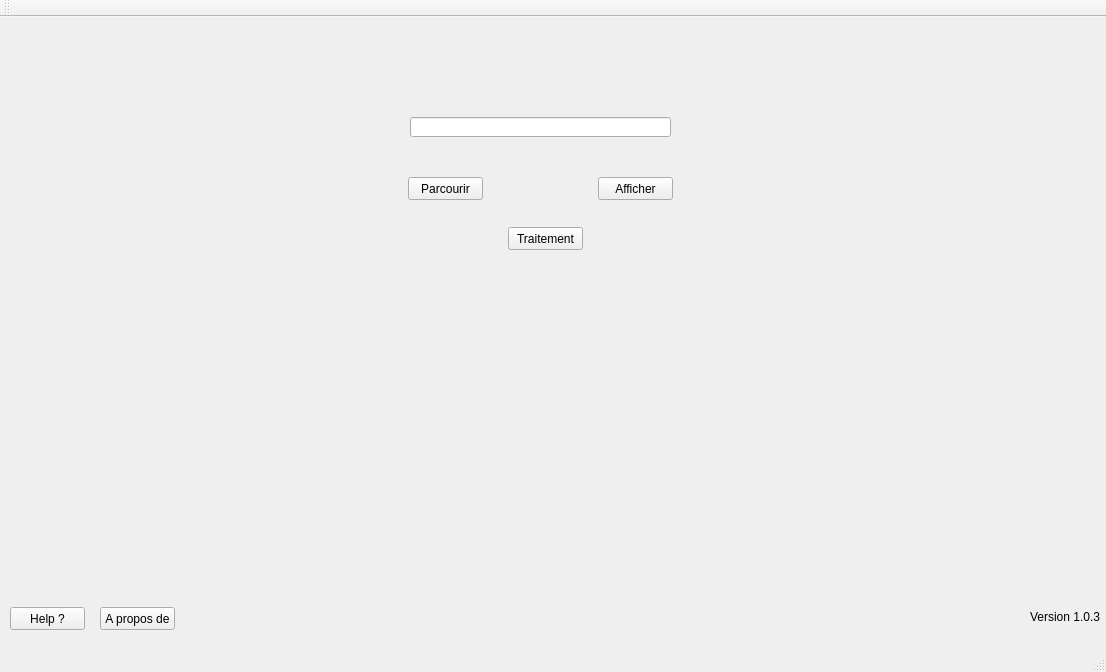
<?xml version="1.0" encoding="UTF-8"?>
<ui version="4.0">
 <class>MainWindow</class>
 <widget class="QMainWindow" name="MainWindow">
  <property name="geometry">
   <rect>
    <x>0</x>
    <y>0</y>
    <width>1106</width>
    <height>672</height>
   </rect>
  </property>
  <property name="windowTitle">
   <string>MainWindow</string>
  </property>
  <widget class="QWidget" name="centralWidget">
   <widget class="QPushButton" name="PB_Traitement">
    <property name="geometry">
     <rect>
      <x>508</x>
      <y>210</y>
      <width>75</width>
      <height>23</height>
     </rect>
    </property>
    <property name="text">
     <string>Traitement</string>
    </property>
   </widget>
   <widget class="QPushButton" name="PB_Parcourir">
    <property name="geometry">
     <rect>
      <x>408</x>
      <y>160</y>
      <width>75</width>
      <height>23</height>
     </rect>
    </property>
    <property name="text">
     <string>Parcourir</string>
    </property>
   </widget>
   <widget class="QPushButton" name="PB_Afficher">
    <property name="geometry">
     <rect>
      <x>598</x>
      <y>160</y>
      <width>75</width>
      <height>23</height>
     </rect>
    </property>
    <property name="text">
     <string>Afficher</string>
    </property>
   </widget>
   <widget class="QLineEdit" name="LE_Fichier">
    <property name="geometry">
     <rect>
      <x>410</x>
      <y>100</y>
      <width>261</width>
      <height>20</height>
     </rect>
    </property>
   </widget>
   <widget class="QLabel" name="Image_Origine">
    <property name="geometry">
     <rect>
      <x>46</x>
      <y>210</y>
      <width>411</width>
      <height>251</height>
     </rect>
    </property>
    <property name="text">
     <string/>
    </property>
   </widget>
   <widget class="QLabel" name="Image_Traitee">
    <property name="geometry">
     <rect>
      <x>650</x>
      <y>210</y>
      <width>411</width>
      <height>251</height>
     </rect>
    </property>
    <property name="text">
     <string/>
    </property>
   </widget>
   <widget class="QLabel" name="Result">
    <property name="geometry">
     <rect>
      <x>456</x>
      <y>500</y>
      <width>191</width>
      <height>61</height>
     </rect>
    </property>
    <property name="text">
     <string/>
    </property>
   </widget>
   <widget class="QPushButton" name="pushButton">
    <property name="geometry">
     <rect>
      <x>10</x>
      <y>590</y>
      <width>75</width>
      <height>23</height>
     </rect>
    </property>
    <property name="text">
     <string>Help ?</string>
    </property>
   </widget>
   <widget class="QPushButton" name="pushButton_2">
    <property name="geometry">
     <rect>
      <x>100</x>
      <y>590</y>
      <width>75</width>
      <height>23</height>
     </rect>
    </property>
    <property name="text">
     <string>A propos de</string>
    </property>
   </widget>
   <widget class="QLabel" name="label">
    <property name="geometry">
     <rect>
      <x>1030</x>
      <y>590</y>
      <width>71</width>
      <height>20</height>
     </rect>
    </property>
    <property name="text">
     <string>Version 1.0.3</string>
    </property>
   </widget>
   <widget class="QLabel" name="fond">
    <property name="geometry">
     <rect>
      <x>10</x>
      <y>0</y>
      <width>1091</width>
      <height>631</height>
     </rect>
    </property>
    <property name="text">
     <string/>
    </property>
   </widget>
   <zorder>fond</zorder>
   <zorder>PB_Traitement</zorder>
   <zorder>PB_Parcourir</zorder>
   <zorder>PB_Afficher</zorder>
   <zorder>LE_Fichier</zorder>
   <zorder>Image_Origine</zorder>
   <zorder>Image_Traitee</zorder>
   <zorder>Result</zorder>
   <zorder>pushButton</zorder>
   <zorder>pushButton_2</zorder>
   <zorder>label</zorder>
  </widget>
  <widget class="QMenuBar" name="menuBar">
   <property name="geometry">
    <rect>
     <x>0</x>
     <y>0</y>
     <width>1106</width>
     <height>21</height>
    </rect>
   </property>
  </widget>
  <widget class="QToolBar" name="mainToolBar">
   <attribute name="toolBarArea">
    <enum>TopToolBarArea</enum>
   </attribute>
   <attribute name="toolBarBreak">
    <bool>false</bool>
   </attribute>
  </widget>
  <widget class="QStatusBar" name="statusBar"/>
 </widget>
 <layoutdefault spacing="6" margin="11"/>
 <resources/>
 <connections/>
</ui>
